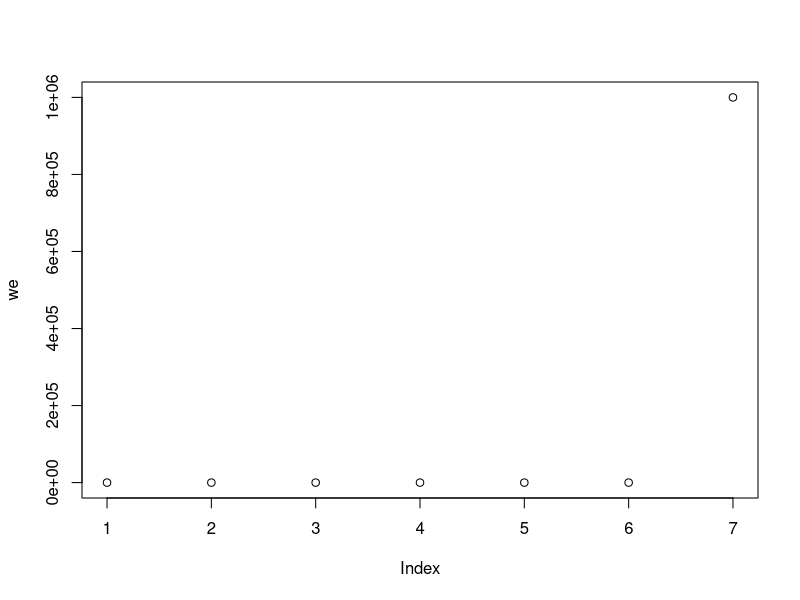

Write the R code that produced this figure. (Note: this script raises an error after producing the figure.)
#################################################
#Stick breaking for compensatoriness
#Eric Schulz, November 2014
#################################################
packages <- c('RColorBrewer', 'ggplot2')
lapply(packages, require, character.only = TRUE)
#Stick breaking function
ericbreaksastick <- function(alpha) {
  betas <- rbeta(100, 1, alpha)
  remaining_stick_lengths <- c(1, cumprod(1 - betas))[1:100]
  weights <- remaining_stick_lengths * betas
  w<-sort(weights, decreasing=TRUE)[1:4]
  w<-w/sum(w)
return(w*10)
}

#Generating weights for different alphas
we1<-seq(0.000001,1,len=4)
we2<-sort(1/we1[1:3])
we<-c(we1,we2)
n<-1
x<-rep(0,4*length(we)); dim(x)<-c(4,length(we))
for (i in seq_along(we)){
test<-rep(we[i],100)
p<-lapply(test,ericbreaksastick)
x[,n]<-(apply(t(as.data.frame((p))),2,mean))
n<-n+1
}
plot(we)
#Collecting results
df<-data.frame(Weights=as.vector(as.matrix(x)), alpha=rep(we,each=4), N=rep(1:4,length(we)), mcol=rep(mypalette, each=4))

mypalette<-brewer.pal(7,"Greens")

#Plotting
pd <- position_dodge(0.001)
plot1<-ggplot(df, aes(x=N, y=Weights, group=alpha)) +
  geom_point(size=1.5, fill="white") +
  geom_line(position=pd)+ylim(c(0,10))+
  scale_color_manual(values=paste(mypalette))+
  ggtitle("Simulated Compensatoriness")+ylab(expression(w))+
  xlab(expression(W[n]))

df$Weights
plot1

#Saving private plot
pdf("comp.pdf")
plot1
dev.off()
